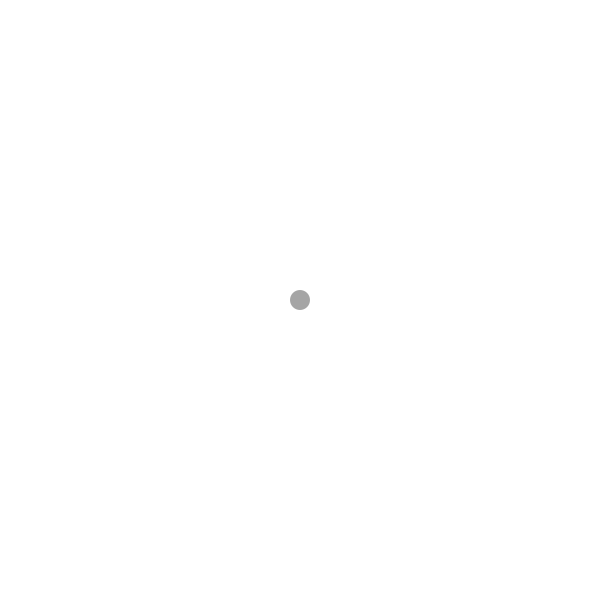
Frame 1 (no input)
Frame 60 (the mouse pressed at the canvas centre just before this capture): identical to frame 1, image omitted
Frame 120 (the mouse held since frame 60 and released just before this capture): blank canvas, image omitted

The Processing sketch that drew this single still picture (run headless with seeded random() and noise(); from frame 60 on, the mouse is pressed at the canvas centre):

// Processing sketch: sketch_02
// ── sketch_02.pde
int circleX = 0;
int circleY = 100;
int circleSize = 20;
int r = int(random(1, 255));

void setup() {
  size(600, 600);
  pixelDensity(2);
  frameRate(30);
}

void draw() {
  background(255);
  noStroke();
  fill(r);
  translate(mouseX, mouseY);
  ellipse(width/2, height/2, circleSize, circleSize);

  println(r);
}
